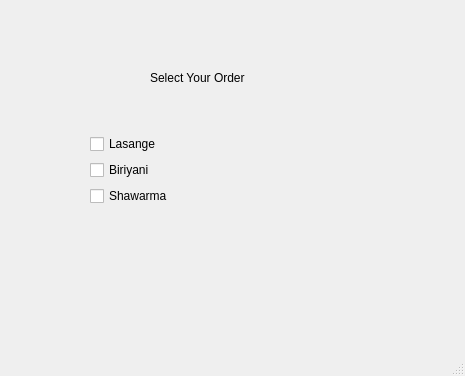
<?xml version="1.0" encoding="UTF-8"?>
<ui version="4.0">
 <class>MainWindow</class>
 <widget class="QMainWindow" name="MainWindow">
  <property name="geometry">
   <rect>
    <x>0</x>
    <y>0</y>
    <width>465</width>
    <height>376</height>
   </rect>
  </property>
  <property name="windowTitle">
   <string extracomment="Order Food"/>
  </property>
  <widget class="QWidget" name="centralwidget">
   <widget class="QWidget" name="layoutWidget">
    <property name="geometry">
     <rect>
      <x>90</x>
      <y>110</y>
      <width>281</width>
      <height>121</height>
     </rect>
    </property>
    <layout class="QVBoxLayout" name="verticalLayout_2">
     <item>
      <layout class="QVBoxLayout" name="verticalLayout">
       <item>
        <widget class="QCheckBox" name="checkBox_2">
         <property name="text">
          <string>Lasange</string>
         </property>
        </widget>
       </item>
       <item>
        <widget class="QCheckBox" name="checkBox">
         <property name="text">
          <string>Biriyani</string>
         </property>
        </widget>
       </item>
       <item>
        <widget class="QCheckBox" name="checkBox_3">
         <property name="text">
          <string>Shawarma</string>
         </property>
        </widget>
       </item>
      </layout>
     </item>
    </layout>
   </widget>
   <widget class="QLabel" name="label">
    <property name="geometry">
     <rect>
      <x>150</x>
      <y>70</y>
      <width>121</width>
      <height>16</height>
     </rect>
    </property>
    <property name="text">
     <string>Select Your Order</string>
    </property>
   </widget>
  </widget>
  <widget class="QMenuBar" name="menubar">
   <property name="geometry">
    <rect>
     <x>0</x>
     <y>0</y>
     <width>465</width>
     <height>21</height>
    </rect>
   </property>
  </widget>
  <widget class="QStatusBar" name="statusbar"/>
 </widget>
 <resources/>
 <connections/>
</ui>
